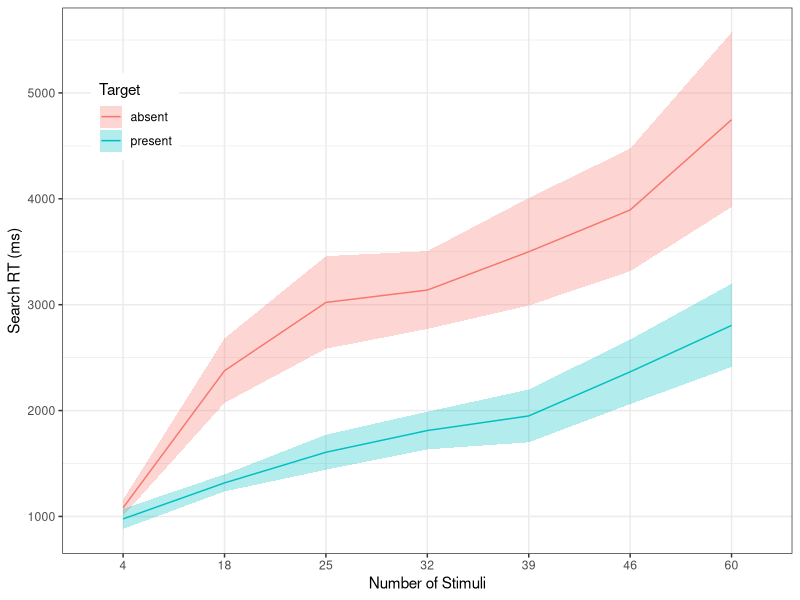
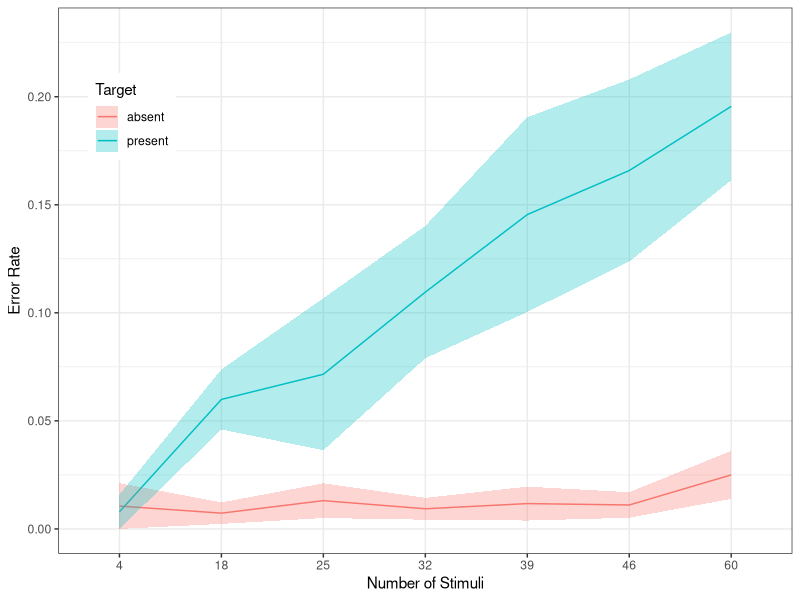

Reproduce these figures in R, in order.
## ---- chunk 1
library(tidyverse)
## ---- chunk 2
d <- read.csv('../../data/pilot/exp1_main.csv')
N <- length(unique(d$subject))
head(d)
## ---- chunk 3
d %>% 
  group_by(subject, present_or_absent, n_stimuli) %>% 
  summarize(searchRt = mean(searchRt)) %>% 
  group_by(present_or_absent, n_stimuli) %>% 
  summarize(search_rt = mean(searchRt), se = sd(searchRt) / sqrt(N)) %>% 
  ggplot(aes(x = factor(n_stimuli), y = search_rt, group = present_or_absent)) + 
  geom_line(aes(color = present_or_absent)) + 
  geom_ribbon(aes(ymin = search_rt - se, ymax = search_rt + se, fill = present_or_absent), alpha = .3) + 
  labs(
    x = 'Number of Stimuli',
    y = 'Search RT (ms)',
    fill = 'Target',
    color = 'Target'
  ) + 
  theme_bw() + 
  theme(legend.position = c(.1,.8))
## ---- chunk 4
d %>% 
  group_by(subject, present_or_absent, n_stimuli) %>% 
  summarize(error_ = mean(error)) %>% 
  group_by(present_or_absent, n_stimuli) %>% 
  summarize(error = mean(error_), se = sd(error_) / sqrt(N)) %>% 
  ggplot(aes(x = factor(n_stimuli), y = error, group = present_or_absent)) + 
  geom_line(aes(color = present_or_absent)) + 
  geom_ribbon(aes(ymin = error - se, ymax = error + se, fill = present_or_absent), alpha = .3) + 
  labs(
    x = 'Number of Stimuli',
    y = 'Error Rate',
    fill = 'Target',
    color = 'Target'
  ) + 
  theme_bw() + 
  theme(legend.position = c(.1,.8))
